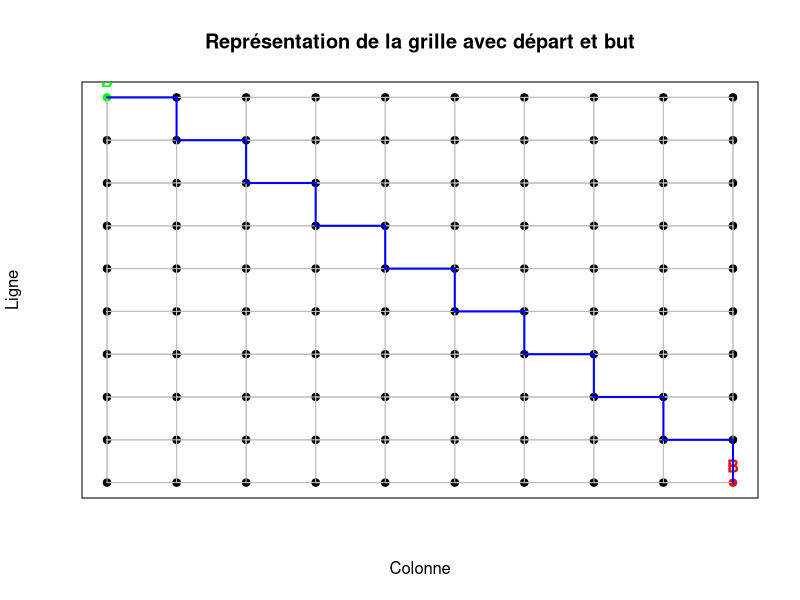

Write R code to recreate this figure.
# Dimensions grille
grid_rows <- 10
grid_cols <- 10
total_nodes <- grid_rows * grid_cols

# Calcul distance euclidienne
euclidean_distance <- function(row1, col1, row2, col2) {
  return(sqrt((row1 - row2)^2 + (col1 - col2)^2))
}

# Fonction pour obtenir les coordonnées 
get_coordinates <- function(node, grid_cols) {
  row <- (node - 1) %/% grid_cols
  col <- (node - 1) %% grid_cols
  return(c(row, col))
}

# Construction liste adjacence pour la grille
adjacency_list <- vector("list", total_nodes)
for (node in 1:total_nodes) {
  node_coords <- get_coordinates(node, grid_cols)
  neighbors <- list()
  
  # Directions pour les voisins
  directions <- list(
    c(-1, 0),  # Haut
    c(1, 0),   # Bas
    c(0, -1),  # Gauche
    c(0, 1)    # Droite
  )
  
  # Pour chaque direction, vérification du voisin dans les limites de la grille
  for (dir in directions) {
    neighbor_coords <- node_coords + dir
    if (neighbor_coords[1] >= 0 && neighbor_coords[1] < grid_rows &&
        neighbor_coords[2] >= 0 && neighbor_coords[2] < grid_cols) {
      neighbor_index <- neighbor_coords[1] * grid_cols + neighbor_coords[2] + 1
      neighbors[[length(neighbors) + 1]] <- list(node = neighbor_index, distance = 1)
    }
  }
  adjacency_list[[node]] <- neighbors
}

print(adjacency_list[1])

# Algorithme A* pour la grille avec une heuristique euclidienne
a_star <- function(graph, heuristic, start, goal, grid_cols) {
  # Initialisation des distances infini
  distances <- rep(Inf, length(graph))
  distances[start] <- 0
  
  # Initialisation des priorités infini
  priorities <- rep(Inf, length(graph))
  priorities[start] <- heuristic(start, goal, grid_cols)
  
  # Liste noeuds visités
  visited <- rep(FALSE, length(graph))
  
  # Liste des prédécesseurs pour reconstruire le chemin
  predecessors <- rep(NA, length(graph))
  
  repeat {
    lowest_priority <- Inf
    lowest_priority_index <- -1
    
    # Trouver le noeud non visité avec la priorité la plus basse
    for (i in seq_along(priorities)) {
      if (priorities[i] < lowest_priority && visited[i] == FALSE) {
        lowest_priority <- priorities[i]
        lowest_priority_index <- i
      }
    }
    
    if (lowest_priority_index == -1) {
      return(list(path = NULL, cost = -1))  # Aucun chemin trouvé
    }
    
    # Si on a atteint le but reconstruire le chemin
    if (lowest_priority_index == goal) {
      path <- c()
      current <- goal
      while (!is.na(current)) {
        path <- c(current, path)
        current <- predecessors[current]
      }
      return(list(path = path, cost = distances[goal]))
    }
    
    # Explorer les voisins noeud actuel
    current_node <- lowest_priority_index
    for (neighbor in graph[[current_node]]) {
      neighbor_node <- neighbor$node
      neighbor_distance <- neighbor$distance
      if (visited[neighbor_node] == FALSE) {
        new_distance <- distances[current_node] + neighbor_distance
        if (new_distance < distances[neighbor_node]) {
          # Mise à jour distance et priorité pour ce voisin
          distances[neighbor_node] <- new_distance
          priorities[neighbor_node] <- new_distance + heuristic(neighbor_node, goal, grid_cols)
          predecessors[neighbor_node] <- current_node
        }
      }
    }
    
    # Marquer le noeud actuel comme visité
    visited[lowest_priority_index] <- TRUE
  }
}

# Heuristique basée sur la distance euclidienne entre les positions de la grille
euclidean_heuristic <- function(start, goal, grid_cols) {
  start_coords <- get_coordinates(start, grid_cols)
  goal_coords <- get_coordinates(goal, grid_cols)
  return(euclidean_distance(start_coords[1], start_coords[2], goal_coords[1], goal_coords[2]))
}

# Fonction de visualisation pour la grille
plot_grid <- function(grid_rows, grid_cols, adjacency_list, start, goal, path = NULL) {
  plot(1, type = "n", xlim = c(0, grid_cols - 1), ylim = c(0, grid_rows - 1),
       xlab = "Colonne", ylab = "Ligne", main = "Représentation de la grille avec départ et but",
       xaxt = "n", yaxt = "n")
  
  # Ajouter les points de la grille et les connexions
  for (node in 1:length(adjacency_list)) {
    coords <- c((node - 1) %/% grid_cols, (node - 1) %% grid_cols)
    points(coords[2], grid_rows - 1 - coords[1], pch = 19, col = ifelse(node == start, "green", ifelse(node == goal, "red", "black")))
    
    for (neighbor in adjacency_list[[node]]) {
      neighbor_coords <- c((neighbor$node - 1) %/% grid_cols, (neighbor$node - 1) %% grid_cols)
      segments(coords[2], grid_rows - 1 - coords[1], neighbor_coords[2], grid_rows - 1 - neighbor_coords[1], col = "grey")
    }
  }
  
  # Marquer les noeuds départ et but
  text((start - 1) %% grid_cols, grid_rows - 1 - (start - 1) %/% grid_cols, labels = "D", pos = 3, col = "green", font = 2)
  text((goal - 1) %% grid_cols, grid_rows - 1 - (goal - 1) %/% grid_cols, labels = "B", pos = 3, col = "red", font = 2)
  
  # Dessiner chemin si disponible
  if (!is.null(path)) {
    for (i in 1:(length(path) - 1)) {
      from <- path[i]
      to <- path[i + 1]
      from_coords <- c((from - 1) %/% grid_cols, (from - 1) %% grid_cols)
      to_coords <- c((to - 1) %/% grid_cols, (to - 1) %% grid_cols)
      segments(from_coords[2], grid_rows - 1 - from_coords[1], to_coords[2], grid_rows - 1 - to_coords[1], col = "blue", lwd = 2)
    }
  }
}

# Définition noeuds départ et but
start_node <- 1
goal_node <- 100

# Exécution
result <- a_star(adjacency_list, euclidean_heuristic, start_node, goal_node, grid_cols)
cat("Chemin :", result$path, "\n")
cat("Coût :", result$cost, "\n")

# Affichage
plot_grid(grid_rows, grid_cols, adjacency_list, start_node, goal_node, result$path)
